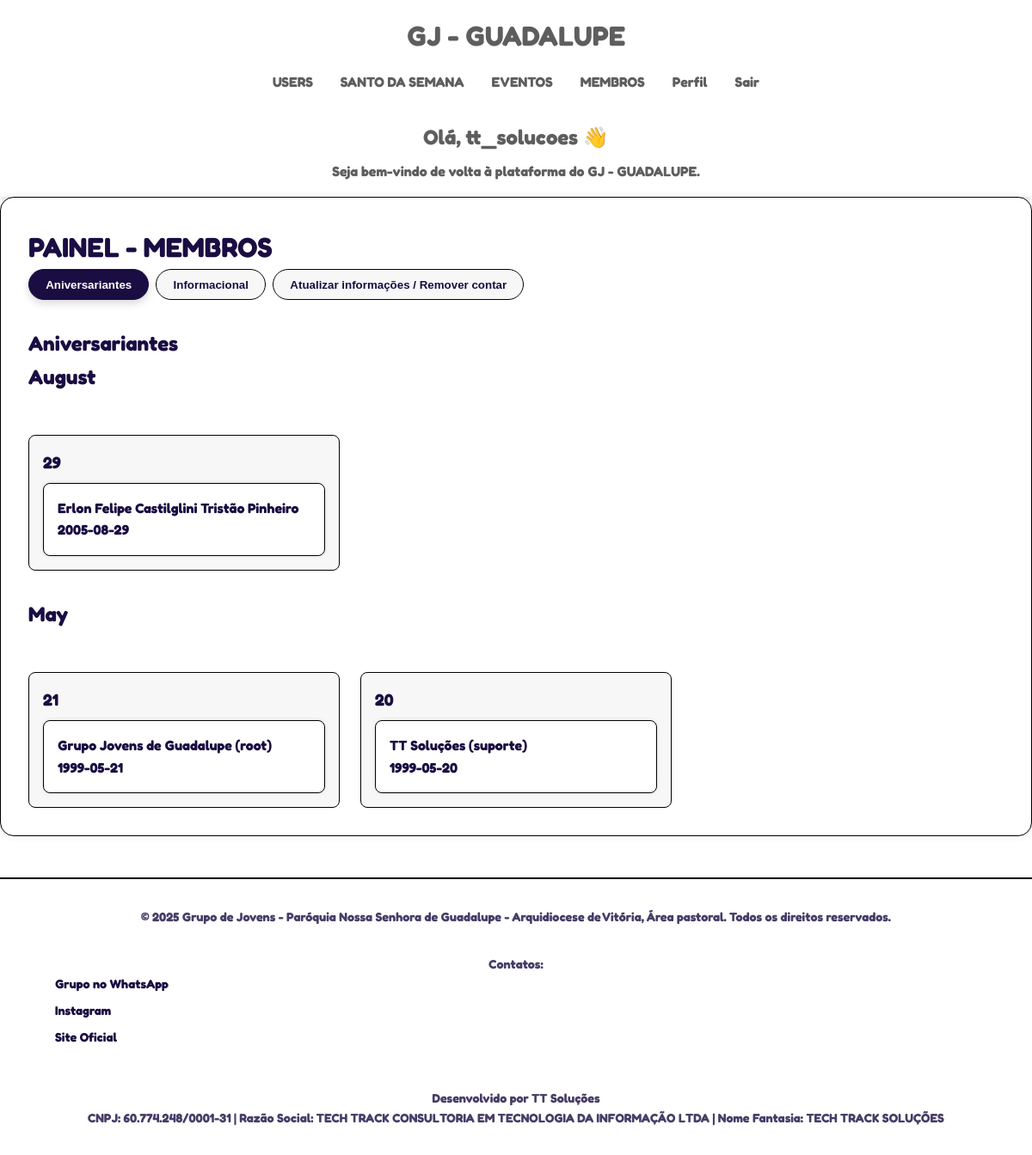
The page /membros (signed in) on the database its author committed.
### tables this page shows
CREATE TABLE usuarios (
    id INTEGER PRIMARY KEY AUTOINCREMENT,
    username TEXT UNIQUE NOT NULL,
    email TEXT NOT NULL,
    senha_hash TEXT NOT NULL,
    cargo TEXT NOT NULL DEFAULT 'user',
    acesso_api BOOLEAN DEFAULT FALSE,
    criado_em TIMESTAMP DEFAULT CURRENT_TIMESTAMP
, nome_completo TEXT, telefone TEXT, instagram TEXT, contato_emergencia TEXT, data_nascimento TEXT, endereco TEXT);

### app/routes/gerenciar.py (the view)
@app.route('/membros')
@required_roles('admin', 'user')
def membros():
    usuarios = ver_usuarios()
    usuario_logado = next((u for u in usuarios if u['username'] == session['user']['username']), None)
    aniversariantes = ver_aniversariantes_agrupados()
    return render_template('pages/private/membros.html', logado=usuario_logado, usuario=usuarios, aniversariantes=aniversariantes)

### app/routes/geral.py (called while the page is built)
@app.context_processor
def inject_now():
    if 'user' not in session:
        user = { 'is_authenticated': False }
    else:
        user = { 'is_authenticated': True }
    return {'now': datetime.now(), 'current_user': user}

### app/routes/gerenciar.py (called while the page is built)
def ver_aniversariantes_agrupados():
    usuarios = ver_usuarios()
    meses = {i: calendar.month_name[i] for i in range(1, 13)}
    aniversariantes = defaultdict(lambda: defaultdict(list))
    for user in usuarios:
        data = user.get('data_nascimento')
        if data:
            try:
                dt = datetime.strptime(data, '%Y-%m-%d')
                mes_nome = meses[dt.month]
                dia = dt.day
                aniversariantes[mes_nome][dia].append(user)
            except ValueError:
                continue  # ignora datas inválidas
    return aniversariantes

### config/auth/auth.py (called while the page is built)
def get_authenticated_user_roles():
    if 'user' not in session:
        return None
    if time.time() - session.get('last_activity', 0) > SESSION_TIMEOUT:
        session.clear()
        return None
    session['last_activity'] = time.time()  # Atualiza a última atividade
    roles = session['user'].get('roles', [])
    return roles

def required_roles(*required_roles):
    def decorator(f):
        @wraps(f)
        def decorated_function(*args, **kwargs):
            user_roles = get_authenticated_user_roles()
            if user_roles is None:
                return jsonify({"error": "Não autenticado ou sessão expirada"}), 401
            if not any(role in user_roles for role in required_roles):
                return jsonify({"error": "Permissão insuficiente"}), 403
            return f(*args, **kwargs)
        return decorated_function
    return decorator

### config/database/config/functions_db.py (called while the page is built)
def conectar_banco() -> sqlite3.Connection:
    from config.models.paths import path_data_base
    import os
    path_db = os.path.join(path_data_base, 'site_gj.db')
    try:
        conn = sqlite3.connect(path_db)
        return conn
    except sqlite3.Error as e:
        raise Exception(f"Erro ao conectar ao banco: {e}")

### app/templates/pages/private/membros.html (shortened to what this page needs)
{% extends "base.html" %}
{% block css %}
<link rel="stylesheet" href="{{ url_for('static', filename='css/pages/membros.css') }}">
{% endblock %}
{% block content %}
<div class="admin-container">
    <h1>PAINEL - MEMBROS</h1>
    <div class="tabs">
        <button class="tab-btn active" data-tab="aniversariantes">Aniversariantes</button>
        <button class="tab-btn" data-tab="info">Informacional</button>
        <button class="tab-btn" data-tab="att_info">Atualizar informações / Remover contar</button>
    </div>
    <div class="tab-content">
        <div class="tab-pane active" id="aniversariantes">
          <h2 class="text-xl mb-4">Aniversariantes</h2>
          <div class="calendar">
            {% for mes, dias in aniversariantes.items() %}
              <h2>{{ mes }}</h2>
              <div class="mes-bloco">
                {% for dia, lista in dias.items() %}
                  <div class="dia-bloco">
                    <strong>{{ dia }}</strong>
                    {% for user in lista %}
                      <div class="aniversariante-card">
                        <p>{{ user.nome_completo }}</p>
                        <p>{{ user.data_nascimento }}</p>
                      </div>
                    {% endfor %}
                  </div>
                {% endfor %}
              </div>
            {% endfor %}
          </div>
        </div>
    </div>
</div>
{% endblock %}

### app/templates/components/header.html
<header class="main-header" id="main-header">
    <div class="header-container">
        <div class="brand">
            <a href="/index">GJ - GUADALUPE</a>
        </div>
        <nav class="main-nav">
            <ul>
                {% if current_user.is_authenticated %}
                    {% if session.user.cargo == 'admin' %}
                        <li><a href="/usuarios" title="Ir para painel de usuarios">USERS</a></li>
                        <li><a href="/manage_weekly_post">SANTO DA SEMANA</a></li>
                    {% endif %}
                    <li><a href="/eventos" title="Ir para eventos">EVENTOS</a></li>
                    <li><a href="/membros" title="Ir para membros">MEMBROS</a></li>
                    <li><a href="/perfil" title="Ir para perfil do sistema">Perfil</a></li>
                    <li><a href="/logout" title="Deslogar do sistema">Sair</a></li>
                {% else %}
                    <li><a href="/login" title="Realizar Login">Login</a></li>
                {% endif %}
            </ul>
        </nav>
        <div class="header-intro">
            {% if current_user.is_authenticated %}
                <h2 class="dashboard-title">Olá, {{ session.user.username }} 👋</h2>
                <p class="dashboard-subtext">Seja bem-vindo de volta à plataforma do GJ - GUADALUPE.</p>
            {% else %}
                <h2 class="public-title">Entre para mais recursos</h2>
                <p class="public-subtext">Crie uma conta ou faça login para ter acesso completo ao sistema.</p>
            {% endif %}
        </div>
    </div>
</header>

### app/static/css/main.css (style rules this page uses)
:root { --text-color: #1A0D42; --background-color: #FFFFFF; --border-color: #000000; --primary-color: #1A0D42; --secondary-color: #34D399; --accent-color: #F59E0B; --danger-color: #EF4444; --success-color: #10B981; --info-color: #60A5FA; --warning-color: #FBBF24; --text-dark: #000000; --text-light: #5E5E5E; --background-soft: #F7F7F7; --background-card: #FFFFFF; --btn-primary-bg: var(--primary-color); --btn-primary-text: #ffffff; --btn-secondary-bg: var(--secondary-color); --btn-secondary-text: #ffffff; --modal-bg: rgba(0, 0, 0, 0.6); --modal-content-bg: #fff; --shadow: 0 4px 14px rgba(0, 0, 0, 0.1); --radius: 12px; --transition-fast: 0.2s ease; --ato-0-color: #1A0D42; --ato-1-color: #2E7D32; --ato-2-color: #C62828; --ato-3-color: #F9A825; --ato-4-color: #1565C0; --ato-5-color: #6A1B9A; --ato-6-color: #00838F; --ato-7-color: #EF6C00; --ato-8-color: #AD1457; --ato-9-color: #37474F; --ato-10-color: #FFFFFF; --transition-fast: 0.2s ease; --transition-medium: 0.4s ease; --transition-slow: 0.7s ease; --spacing-unit: 1rem; }
* { margin: 0; padding: 0; box-sizing: border-box; }
a { color: var(--primary-color); text-decoration: none; transition: color 0.3s ease; }
body { font-family: 'Fredoka', sans-serif; font-weight: bold; line-height: 1.6; color: var(--text-color); background-color: var(--background-color); }
.active { opacity: 1; visibility: visible; }

### app/static/css/components/header.css (style rules this page uses)
.main-header { background-color: var(--dark-color); color: var(--text-light); padding: 1rem 0; box-shadow: 0 2px 5px rgba(0,0,0,0.1); }
.header-container { max-width: 1200px; margin: 0 auto; padding: 0 2rem; display: flex; flex-direction: column; align-items: center; text-align: center; }
.brand a { color: var(--text-light); text-decoration: none; font-size: 2rem; font-weight: bold; }
.main-nav ul { display: flex; flex-wrap: wrap; list-style: none; justify-content: center; padding: 0; margin: 1rem 0; }
.main-nav li { margin: 0 1rem; }
.main-nav a { color: var(--text-light); text-decoration: none; font-size: 1rem; transition: color 0.3s; }
.header-intro { margin-top: 0.5rem; }
.dashboard-title, .public-title { font-size: 1.5rem; margin: 0.5rem 0; }
.dashboard-subtext, .public-subtext { font-size: 1rem; margin: 0; }

### app/static/css/pages/membros.css (style rules this page uses)
.tabs { display: flex; gap: 0.5rem; margin-bottom: var(--spacing-unit); flex-wrap: wrap; }
.tab-btn { padding: 0.6rem 1.2rem; background-color: var(--background-soft); color: var(--text-color); border: 1px solid var(--border-color); border-radius: 999px; font-weight: bold; cursor: pointer; transition: background-color 0.3s ease, color 0.3s ease, transform 0.2s ease; }
.tab-btn.active { background-color: var(--primary-color); color: var(--btn-primary-text); border-color: var(--primary-color); box-shadow: 0 4px 10px rgba(0,0,0,0.15); }
.tab-pane { display: none; padding-top: 1rem; }
.tab-pane.active { display: block; }
.calendar { display: flex; flex-direction: column; gap: 2rem; }
.calendar h2 { font-size: 1.5rem; color: var(--primary-color); margin-bottom: 1rem; }
.mes-bloco { display: grid; grid-template-columns: repeat(3, 1fr); gap: 1.5rem; }
.dia-bloco { background-color: var(--background-soft); border: 1px solid var(--border-color); padding: var(--spacing-unit); border-radius: 0.5rem; }
.dia-bloco strong { display: block; font-size: 1.2rem; color: var(--primary-color); margin-bottom: 0.5rem; }
.aniversariante-card { background-color: var(--background-card); padding: var(--spacing-unit); margin-top: 0.5rem; border: 1px solid var(--border-color); border-radius: 0.5rem; box-shadow: 0 0 5px rgba(0,0,0,0.1); transition: background-color 0.3s ease; }
.aniversariante-card p { margin: 0; font-size: 1rem; }

### rows shown on the page
usuarios: user.username "tt_solucoes", nome_completo "TT Soluções (suporte)", data_nascimento "1999-05-20"
usuarios: nome_completo "Erlon Felipe Castilglini Tristão Pinheiro", data_nascimento "2005-08-29"
usuarios: nome_completo "Grupo Jovens de Guadalupe (root)", data_nascimento "1999-05-21"

### other values the page prints
{{ mes }} "August" "May"
{{ dia }} "29" "21" "20"
